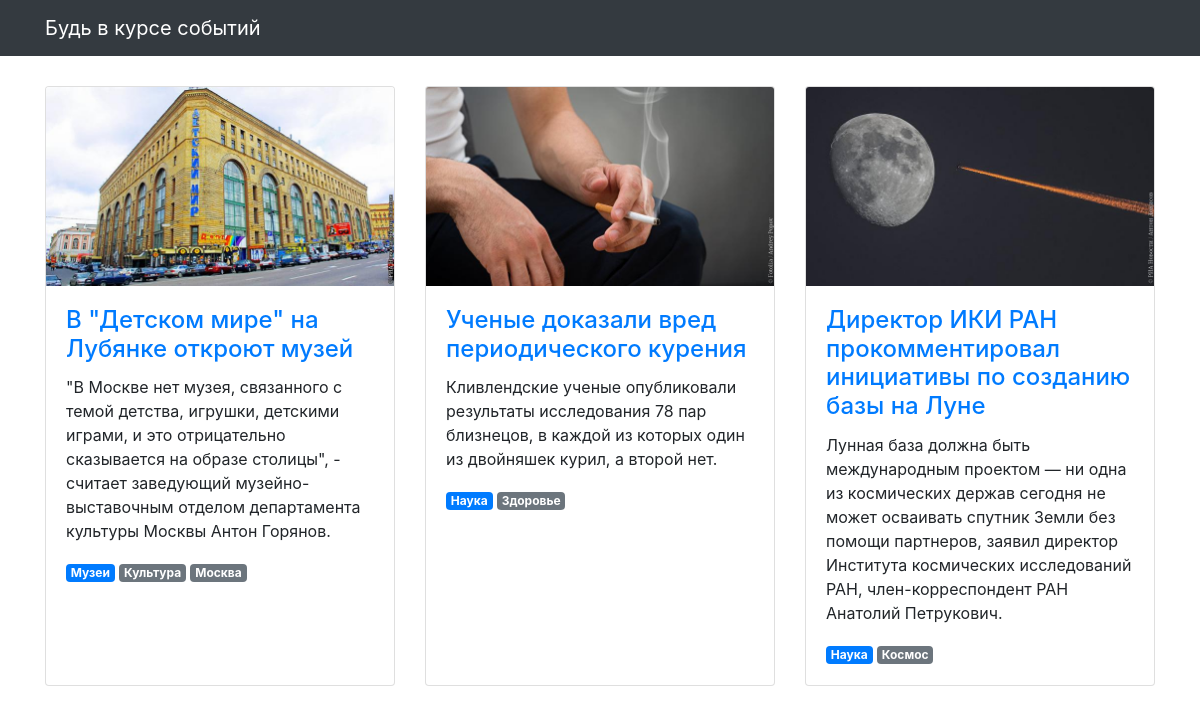
The page / on the database its author committed.
### articles/models.py (models this page shows, shortened)
class Article(models.Model):
    title = models.CharField(max_length=200, verbose_name='Заголовок')
    text = models.TextField(verbose_name='Текст')
    published_at = models.DateTimeField(verbose_name='Дата публикации')
    image = models.ImageField(upload_to='articles/', blank=True, null=True, verbose_name='Изображение')
    tags = models.ManyToManyField(Tag, through='Scope', related_name='articles', verbose_name='Разделы')
    class Meta:
        verbose_name = 'Статья'
        verbose_name_plural = 'Статьи'
        ordering = ['-published_at']  # Сортировка по дате публикации (новые первыми)

class Scope(models.Model):
    article = models.ForeignKey(Article, on_delete=models.CASCADE, related_name='scopes', verbose_name='Статья')
    tag = models.ForeignKey(Tag, on_delete=models.CASCADE, related_name='scopes', verbose_name='Раздел')
    is_main = models.BooleanField(default=False, verbose_name='Основной')
    class Meta:
        verbose_name = 'Тематика статьи'
        verbose_name_plural = 'Тематики статей'
        unique_together = ('article', 'tag')

class Tag(models.Model):
    name = models.CharField(max_length=50, verbose_name='Название')
    class Meta:
        verbose_name = 'Тег'
        verbose_name_plural = 'Теги'
        ordering = ['name']  # Сортировка по алфавиту по умолчанию

### articles/views.py (the view)
# urls.py: path('', articles_list, name='articles'),
def articles_list(request):
    template = 'articles/news.html'
    articles = Article.objects.prefetch_related(
        Prefetch(
            'scopes',  # related_name из модели Article
            queryset=Scope.objects.select_related('tag').order_by('-is_main', 'tag__name')  # Сортировка
        )
    ).all()
    context = {
        'object_list': articles,
    }
    return render(request, template, context)

### templates/articles/news.html (shortened to what this page needs)
{% extends "articles/base.html" %}
{% load static %}
{% block content %}
  <div class="row">
    {% for article in object_list %}
      <div class="col-lg-4 col-sm-6 portfolio-item">
        <div class="card h-100">
          <a href="#"><img class="card-img-top" src="{% get_media_prefix %}{{ article.image }}" alt=""></a>
          <div class="card-body">
            <h4 class="card-title">
              <a href="#">{{ article.title }}</a>
            </h4>
            <p class="card-text">{{ article.text }}</p>
            {% for scope in article.scopes.all %}
              <span class="badge {% if scope.is_main %}badge-primary{% else %}badge-secondary{% endif %}">{{ scope.tag.name }}</span>
            {% endfor %}
          </div>
        </div>
      </div>
    {% endfor %}
  </div>
{% endblock %}

### templates/articles/base.html (shortened to what this page needs)
{% load static %}
<html lang="ru">
<head>
  <link href="{% static  "css/bootstrap.min.css" %}" rel="stylesheet">
  <link href="{% static  "css/3-col-portfolio.css" %}" rel="stylesheet">
</head>
<body>
<nav class="navbar navbar-expand-lg navbar-dark bg-dark fixed-top">
  <div class="container">
    <a class="navbar-brand" href="#">Будь в курсе событий</a>
  </div>
</nav>
<div class="container">{% block content %}{% endblock %}</div>
</body>
</html>

### static/css/3-col-portfolio.css (style rules this page uses)
body { padding-top: 84px; padding-bottom: 84px; }
@media (min-width: 992px) { body { padding-top: 86px; padding-bottom: 86px; } }

### rows shown on the page
Article: image (picture), title "В \"Детском мире\" на Лубянке откроют музей", text "\"В Москве нет музея, связанного с темой детства, игрушки, детскими играми, и это отрицательно сказывается на образе столицы\", - считает заведующий музейно-выставочным отделом департамента культуры Москвы Антон Горянов."
Scope: tag.name "Музеи"
Scope: tag.name "Культура"
Scope: tag.name "Москва"
Article: image (picture), title "Ученые доказали вред периодического курения", text "Кливлендские ученые опубликовали результаты исследования 78 пар близнецов, в каждой из которых один из двойняшек курил, а второй нет."
Scope: tag.name "Наука"
Scope: tag.name "Здоровье"
Article: image (picture), title "Директор ИКИ РАН прокомментировал инициативы по созданию базы на Луне", text "Лунная база должна быть международным проектом — ни одна из космических держав сегодня не может осваивать спутник Земли без помощи партнеров, заявил директор Института космических исследований РАН, член-корреспондент РАН Анатолий Петрукович."
Scope: tag.name "Наука"
Scope: tag.name "Космос"
